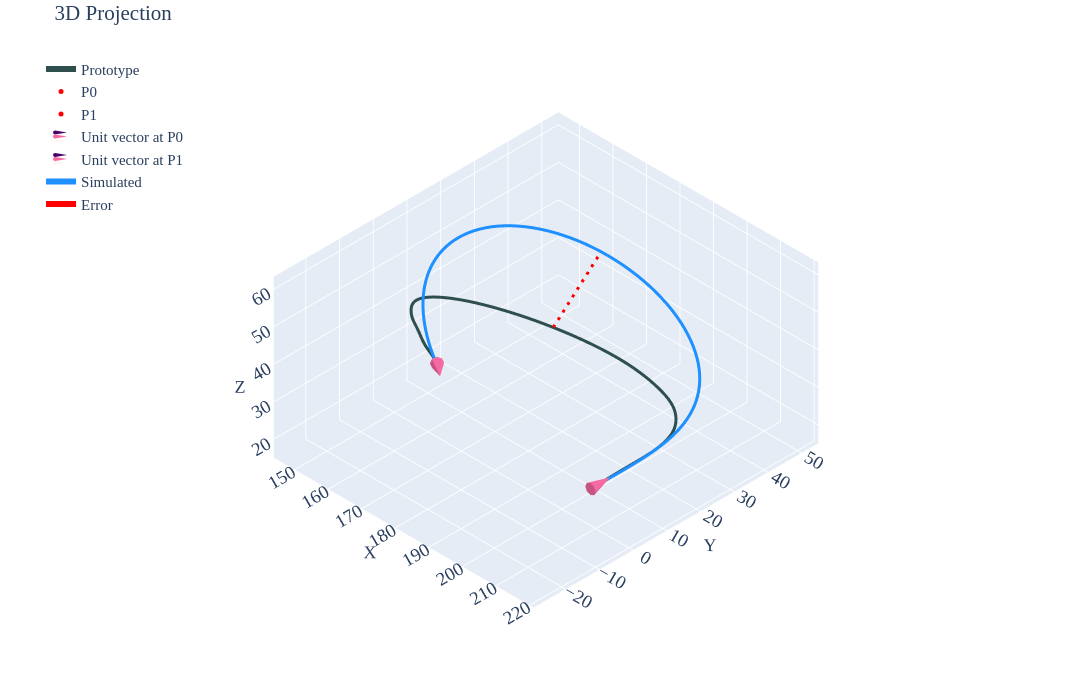
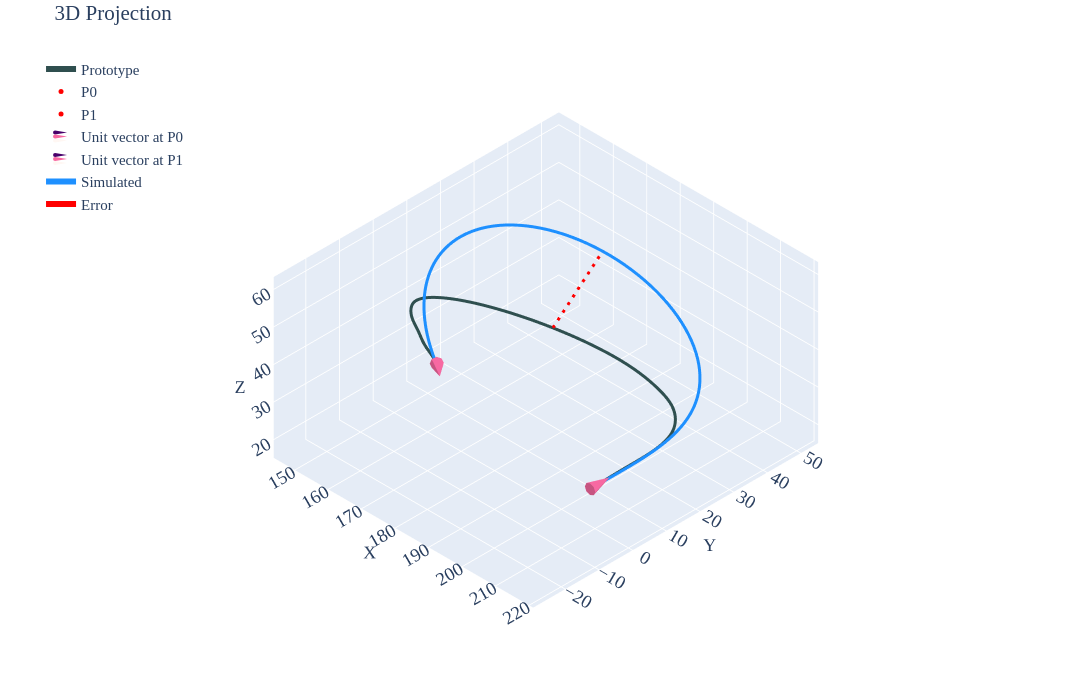
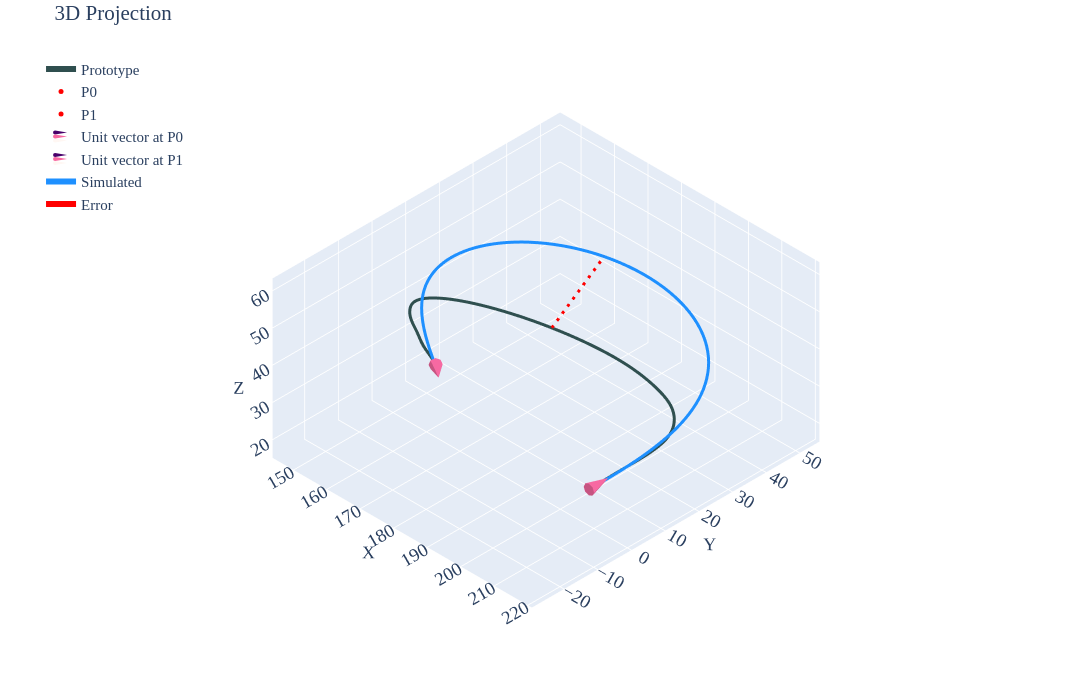
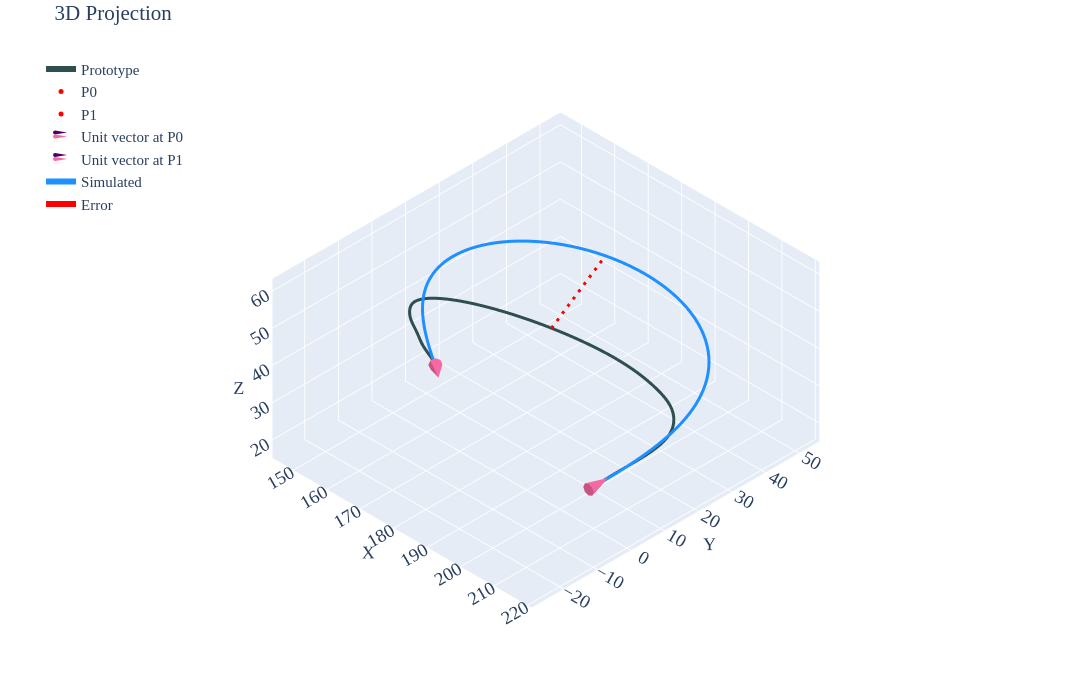

Notebook source saved alongside these figures, in order:
### Code cell
df=pd.read_csv('../data/2810/p1-case1.csv')
tgt_dir=utils.dir_unitvectr(df.iloc[9,2:].values).T

cone_vectors = coner(tgt_dir, 10, 37)

for i in range(37):
    vectr_looper(tgt_dir=cone_vectors[i],iter=i,pfix='endvectr-new\\')
